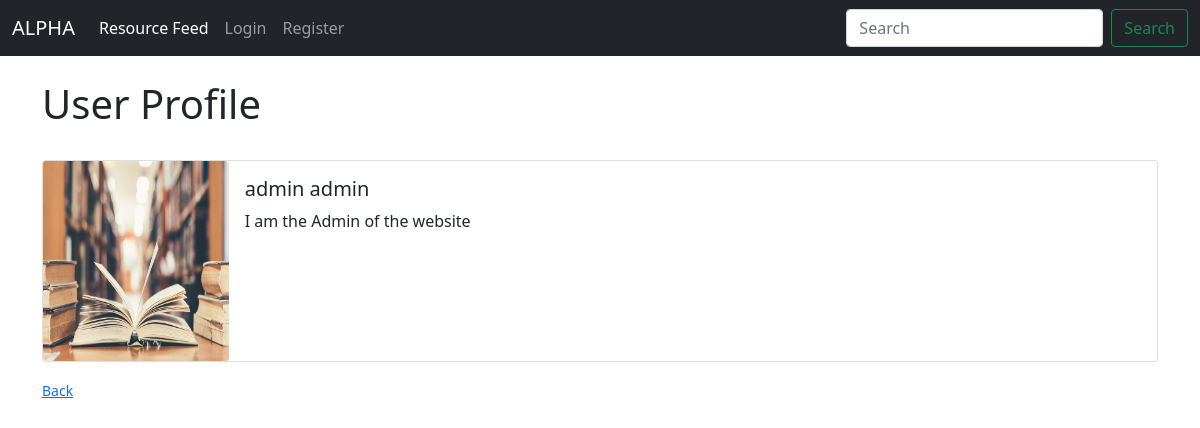
/account/1/profile/, run on an earlier commit of the app's database.
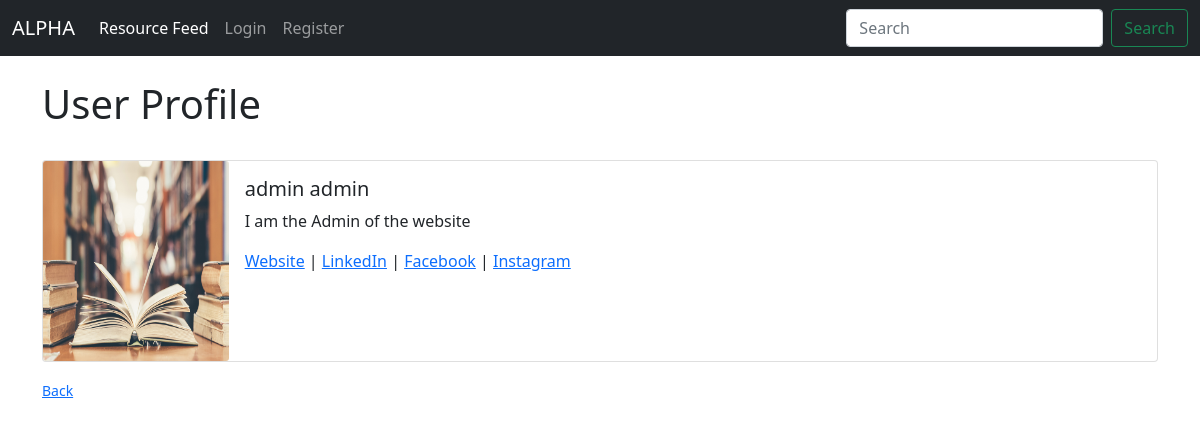
And on a later commit of the database.
### blog/models.py (models this page shows, shortened)
class Profile(models.Model):
    user = models.OneToOneField(User, on_delete=models.CASCADE, null=True)
    bio = models.TextField()
    profile_pic = models.ImageField(null=True, blank=True, upload_to="images/profile/")
    linkedin_url = models.CharField(max_length=200, null=True, blank=True)
    fb_url = models.CharField(max_length=200, null=True, blank=True)
    instagram_url = models.CharField(max_length=200, null=True, blank=True)
    personal_url = models.CharField(max_length=200, null=True, blank=True)
    is_eduprovider = models.BooleanField(default=False)
    is_teacher = models.BooleanField(default=False)
    is_parent = models.BooleanField(default=False)
    is_student = models.BooleanField(default=False)

### account/views.py (the view)
# urls.py: path('<int:pk>/profile/', views.ProfilePageView.as_view(), name='user_profile'),
class ProfilePageView(generic.DetailView):
    model = Profile
    template_name = 'registration/user_profile.html'
    def get_context_data(self, *args, **kwargs):
        context = super(ProfilePageView, self).get_context_data(*args, **kwargs)
        page_profile = get_object_or_404(Profile, id=self.kwargs['pk'])
        context["page_profile"] = page_profile
        return context

### account/templates/registration/user_profile.html
{% extends 'base.html' %}
{% load static %}
{% block content %}
    <h1>User Profile</h1> </br>
    <div class="card mb-3">
    <div class="row g-0">
    <div class="col-md-2">
        {% if post.author.profile.profile_pic %}
            <img src="{{ page_profile.profile_pic.url}}" width="200" height="200" class="card-img">
        {% else %}
            <img src="{% static 'blog/images/book_image.jpg' %}" width="200" height="200" class="card-img">
        {% endif %}
    </div>
    <div class="col-md-10">
      <div class="card-body">
        <h5 class="card-title">{{ page_profile.user.first_name }} {{ page_profile.user.last_name }}</h5>
        <p class="card-text"> {{ page_profile.bio}} </p>
        <p class="card-text"><small class="text-muted"></small>
            {% if page_profile.personal_url %}
                  <a href="{{ page_profile.personal_url }}">Website</a>
            {% endif %}
            {% if page_profile.linkedin_url %}
                 | <a href="{{ page_profile.linkedin_url }}">LinkedIn</a>
            {% endif %}
            {% if page_profile.fb_url %}
                 | <a href="{{ page_profile.fb_url }}">Facebook</a>
            {% endif %}
            {% if page_profile.instagram_url %}
                 | <a href="{{ page_profile.instagram_url }}">Instagram</a>
            {% endif %}
        </p>
      </div>
    </div>
  </div>
</div>
    <small><a href="{% url 'post_list' %}">Back</a> </br></br> </small>
{% endblock %}

### blog/templates/base.html (shortened to what this page needs)
<!doctype html>
<html lang="en">
  <head>
    <link href="https://cdn.jsdelivr.net/npm/bootstrap@5.0.0-beta2/dist/css/bootstrap.min.css" rel="stylesheet">
  </head>
  <body>
    <nav class="navbar navbar-expand-lg navbar-dark bg-dark">
  <div class="container-fluid">
    <a class="navbar-brand" href="{% url 'home' %}">ALPHA</a>
    <div class="collapse navbar-collapse" id="navbarSupportedContent">
      <ul class="navbar-nav me-auto mb-2 mb-lg-0">
        <li class="nav-item">
          <a class="nav-link active" aria-current="page" href="{% url 'post_list' %}">Resource Feed</a>
        </li>
        {% if user.is_authenticated %}
        <li class="nav-item">
          <a class="nav-link" href="{% url 'add_post' %}">Add Post</a>
        </li>
        <li class="nav-item">
          <a class="nav-link" href="{% url 'logout' %}">Logout</a>
        </li>
            <li class="nav-item dropdown">
          <a class="nav-link dropdown-toggle" href="#" id="navbarDropdown" role="button" data-bs-toggle="dropdown" aria-expanded="false">
            Profile Options
          </a>
          <ul class="dropdown-menu" aria-labelledby="navbarDropdown">
          {% if user.profile.id %}
              <li><a class="dropdown-item" href="{% url 'user_profile' user.profile.id %}">Profile Page</a></li>
              <li><a class="dropdown-item" href="{% url 'edit_profile_page' user.profile.id%}">Edit Profile</a></li>
          {% else %}
              <li><a class="dropdown-item" href="{% url 'create_profile_page' %}">Create Profile</a></li>
          {% endif %}
            <li><a class="dropdown-item" href="{% url 'edit_profile' %}">Edit Profile Settings</a></li>
          </ul>
        </li>
            {% else %}
        <li class="nav-item">
          <a class="nav-link" href="{% url 'login' %}">Login</a>
        </li>
        <li class="nav-item">
          <a class="nav-link" href="{% url 'register' %}">Register</a>
        </li>
        {% endif %}
      </ul>
      <form class="d-flex">
        <input class="form-control me-2" type="search" placeholder="Search" aria-label="Search">
        <button class="btn btn-outline-success" type="submit">Search</button>
      </form>
    </div>
  </div>
</nav>
    <br/>
    <div class="container">
        {% block content %}
        {% endblock %}
    </div>
  </body>
</html>

What changed in the data, as far as the page shows it:
changed Profile "I am the Admin of the website": personal_url empty → "www.aditimemani.com" (drawn); linkedin_url empty → "www.linkedin.com" (drawn); fb_url empty → "www.facebook.com" (drawn); instagram_url empty → "www.instagram.com" (drawn)
Also different on the page:
text now shown: "Website | LinkedIn | Facebook | Instagram"
